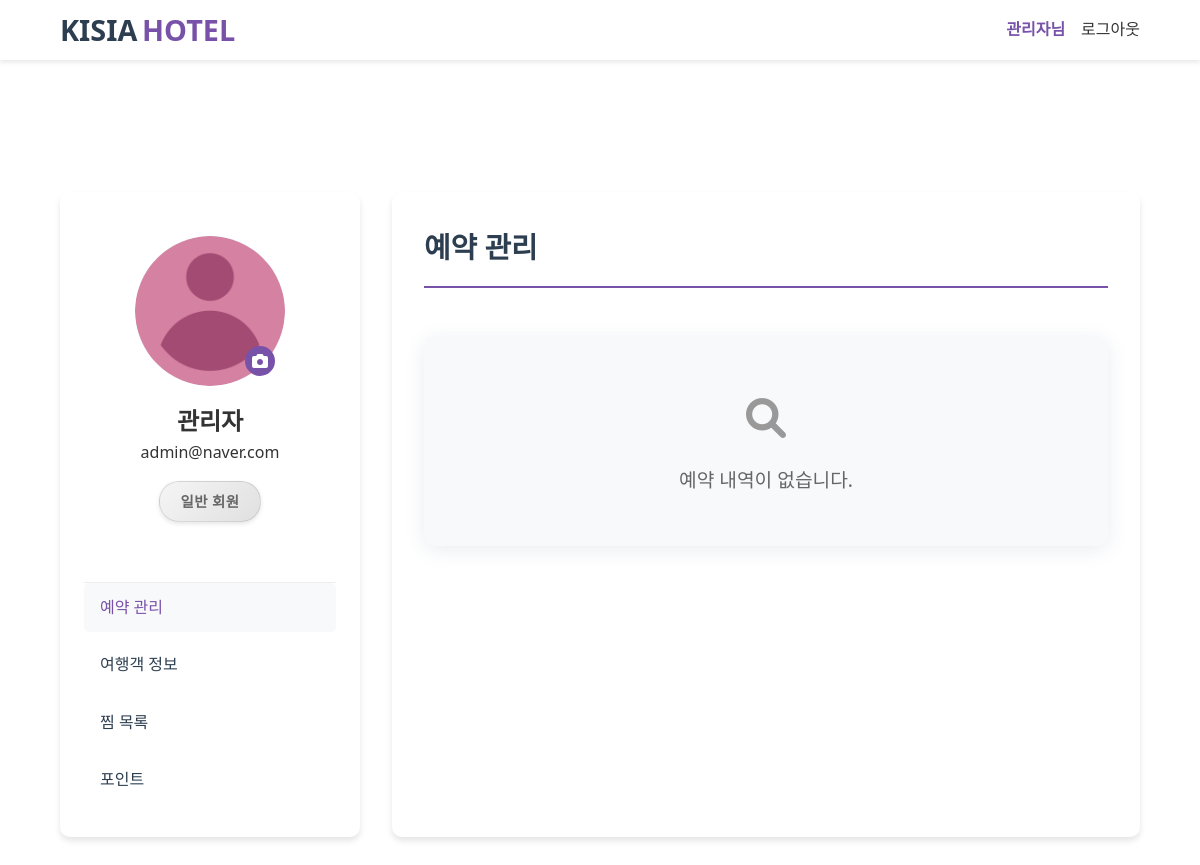
Screenshot of /user/mypage.php (signed in) with the database file from the repository.
### tables this page shows
CREATE TABLE users (
    user_id INT PRIMARY KEY AUTO_INCREMENT,
    username VARCHAR(50) NOT NULL,
    real_id VARCHAR(50) NOT NULL UNIQUE,
    password VARCHAR(255) NOT NULL,
    email VARCHAR(100) NOT NULL UNIQUE,
    phone VARCHAR(20),
    created_at DATETIME NOT NULL DEFAULT CURRENT_TIMESTAMP,
    is_admin BOOLEAN DEFAULT FALSE,
    terms BOOLEAN DEFAULT FALSE,
    marketing BOOLEAN DEFAULT FALSE,
    profile_image VARCHAR(255) DEFAULT '/image/default_profile.jpg',
    point INT DEFAULT 0,
    vip BOOLEAN DEFAULT FALSE,
    vip_status ENUM('auto', 'manual') DEFAULT 'auto'
);

### src/action/mypage_action.php (called while the page is built, shortened)
<?php
include_once __DIR__ . '/../includes/db_connection.php';
$user_id = $_SESSION['user_id'];
$user_sql="select * from users where user_id='$user_id'";
$user_result = mysqli_query($conn, $user_sql);
?>

### src/user/mypage.php (the view, shortened to what this page needs)
<?php
include_once __DIR__ . '/../includes/header.php';
include_once __DIR__ . '/../action/mypage_action.php';
$users = $GLOBALS['users'];
?>
    <main class="mypage-container">
        <div class="mypage-sidebar">
            <div class="profile-section">
                <form method="post" action="../action/upload_profile_image.php" enctype="multipart/form-data">
                    <?php
                        $has_image = !empty($users['profile_image']) ? 'has-image' : '';
                        $profile_img = !empty($users['profile_image'])
                        ? $users['profile_image']
                        : '/image/default_profile.jpg';
                    ?>
                    <div class="profile-image-container <?= $has_image ?>">
                        <img src="<?= $profile_img ?>" alt="프로필 사진" id="profileImage" class="profile-image">
                        <label for="profileUpload" class="change-profile-btn">
                            <i class="fas fa-camera"></i>
                        </label>
                    </div>
                </form>
                <h2 id="username"><?= $users['username']?></h2>
                <p id="email"><?= $users['email']?></p>
                <div class="member-grade">
                    <?php if($users['vip']): ?>
                        <span class="vip-badge">VIP 회원</span>
                    <?php else: ?>
                        <span class="normal-badge">일반 회원</span>
                    <?php endif; ?>
                </div>
            </div>
            <nav class="mypage-nav">
                <ul>
                    <li><a href="#" data-tab="reservations" class="active">예약 관리</a></li>
                    <li><a href="#" data-tab="profile">여행객 정보</a></li>
                    <li><a href="#" data-tab="wishlist">찜 목록</a></li>
                    <li><a href="#" data-tab="point">포인트</a></li>
                </ul>
            </nav>
        </div>
        <div class="mypage-content">
            <section id="reservations" class="content-section active">
                <h2>예약 관리</h2>
                <?php if (empty($reservations)): ?>
                    <div class="mypage-no-results">예약 내역이 없습니다.</div>
                <?php endif; ?>
            </section>
        </div>
    </main>
<?php include_once __DIR__ . '/../includes/footer.php'; ?>

### src/style/styles.css (style rules this page uses)
* { margin: 0; padding: 0; box-sizing: border-box; font-family: 'Segoe UI', Tahoma, Geneva, Verdana, sans-serif; }
body { line-height: 1.6; color: #333; }
a { text-decoration: none; color: inherit; }

### src/style/mypage.css (style rules this page uses)
.mypage-container { display: flex; max-width: 1400px; margin: 2rem auto; margin-top: 12rem; margin-bottom: 14rem; padding: 0 5%; gap: 2rem; }
.mypage-sidebar { width: 300px; background: #fff; border-radius: 10px; box-shadow: 0 4px 6px rgba(0, 0, 0, 0.1); padding: 1.5rem; }
.profile-section { text-align: center; padding: 20px; border-bottom: 1px solid #eee; }
.profile-image-container { position: relative; width: 150px; height: 150px; margin: 0 auto 1rem; background-color: #e3f2fd; border-radius: 50%; display: flex; align-items: center; justify-content: center; }
.profile-image-container img { width: 100%; height: 100%; border-radius: 50%; object-fit: cover; display: block; }
.profile-image-container::before { content: '\f007'; font-family: 'Font Awesome 6 Free'; font-weight: 900; font-size: 4rem; color: #90caf9; }
.profile-image-container.has-image::before { display: none; }
.change-profile-btn { position: absolute; bottom: 10px; right: 10px; background: #7851A9; color: white; border: none; border-radius: 50%; width: 30px; height: 30px; cursor: pointer; display: flex; align-items: center; justify-content: center; transition: background-color 0.3s; }
.mypage-nav ul { list-style: none; padding: 0; }
.mypage-nav li { margin-bottom: 0.5rem; }
.mypage-nav a { display: block; padding: 0.75rem 1rem; color: #2c3e50; text-decoration: none; border-radius: 5px; transition: all 0.3s; font-weight: 500; }
.mypage-nav a:hover, .mypage-nav a.active { background-color: #f8f9fa; color: #7851A9; }
.mypage-content { flex: 1; background: #fff; border-radius: 10px; box-shadow: 0 4px 6px rgba(0, 0, 0, 0.1); padding: 2rem; }
.content-section { display: none; }
.content-section.active { display: block; }
.mypage-no-results { background: #f8f9fa; border-radius: 12px; box-shadow: 0 4px 20px rgba(44, 82, 130, 0.1); width: auto; min-width: fit-content; margin: 0 auto; margin-top: 3rem; margin-bottom: 3rem; text-align: center; padding: 50px 2rem; font-size: 1.2rem; color: #666; }
.mypage-no-results::before { content: '\f002'; font-family: 'Font Awesome 5 Free'; font-weight: 900; display: block; font-size: 2.5rem; color: #999; margin-bottom: 15px; }
.mypage-content h2 { color: #2c3e50; font-size: 1.8rem; font-weight: 600; margin-bottom: 1.5rem; padding-bottom: 1rem; border-bottom: 2px solid #e9ecef; position: relative; }
.mypage-content h2::after { content: ''; position: absolute; bottom: -2px; left: 0; width: 100%; height: 2px; background-color: #7851A9; }
.member-grade { margin-top: 15px; text-align: center; margin-bottom: 2rem; }
.vip-badge, .normal-badge { display: inline-block; padding: 8px 20px; border-radius: 20px; font-size: 0.9rem; font-weight: 600; letter-spacing: 0.5px; text-transform: uppercase; box-shadow: 0 2px 4px rgba(0, 0, 0, 0.1); transition: all 0.3s ease; position: relative; overflow: hidden; }
.normal-badge { background: linear-gradient(135deg, #f5f5f5, #e0e0e0); color: #666; border: 1px solid rgba(0, 0, 0, 0.1); }

### rows the page displays
users: profile_image (placeholder picture), username "관리자", email "admin@naver.com"

### other values shown
$_SESSION['username'] "관리자"
